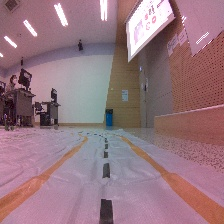
#> input picture snapshot/b8f3506c-3f65-11eb-9798-16f63a1aa8c9.jpg, 224 x 224 px
$ python 4.2.road_detection_with_img.py
#> lines starting #> are read from the running program, lines starting #| are printed output that depends on the picture; after the words box and inside, x2 and y2 are one past the last pixel; in counts of white or black regions, pixels touching at a corner belong together
#> further down, img is the input picture: shape (224, 224, 3); mean R, G, B 150.4, 118.5, 127.8
import numpy as np
import matplotlib.pyplot as plt
from cv2 import cv2

def preprocessing(img):
    gray = cv2.cvtColor(img,cv2.COLOR_BGR2GRAY)
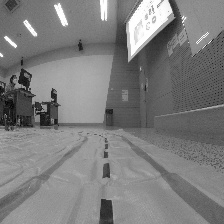
#> gray: shape (224, 224); min 3, max 255, mean 124.9
    gray = cv2.equalizeHist(gray)
    gray = cv2.GaussianBlur(gray, (7,7),0)
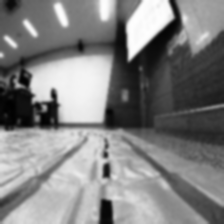
#> gray: shape (224, 224); min 1, max 254, mean 128.7
    return gray

def thresholding(img_gray):
    _, img_th = cv2.threshold(img_gray,np.average(img_gray)-32,255,cv2.THRESH_BINARY)
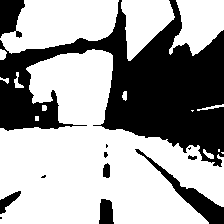
#> img_th: shape (224, 224); 63.3% white; 12 black regions (5 under 20 px), largest, box (x1, y1, x2, y2) and area: (0, 0, 224, 167) 15920, (135, 149, 224, 224) 1123, (0, 0, 25, 38) 678
    img_th2 = cv2.adaptiveThreshold(img_gray,255,cv2.ADAPTIVE_THRESH_GAUSSIAN_C,cv2.THRESH_BINARY_INV,21,7)
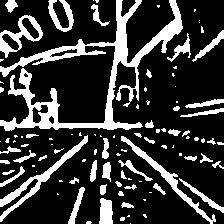
#> img_th2: shape (224, 224); 22.2% white; 102 white regions (57 under 20 px), largest, box (x1, y1, x2, y2) and area: (0, 0, 183, 131) 4835, (0, 135, 88, 222) 907, (121, 136, 216, 224) 722
    img_th3 = np.bitwise_and(img_th, img_th2)
#> img_th3: shape (224, 224); 8.8% white; 134 white regions (97 under 20 px), largest, box (x1, y1, x2, y2) and area: (0, 135, 88, 222) 751, (48, 0, 74, 32) 359, (18, 15, 43, 42) 289
    img_th4 = cv2.subtract(img_th2, img_th3)
#> img_th4: shape (224, 224); 13.4% white; 51 white regions (27 under 20 px), largest, box (x1, y1, x2, y2) and area: (0, 0, 182, 130) 2812, (0, 68, 87, 131) 1304, (135, 149, 216, 224) 483
    for i in range(5):
        img_th4 = cv2.medianBlur(img_th4, 5)
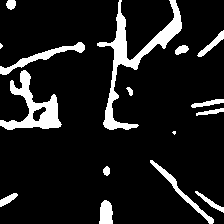
#> img_th4: shape (224, 224); 11.2% white; 16 white regions (2 under 20 px), largest, box (x1, y1, x2, y2) and area: (97, 0, 182, 130) 2057, (0, 70, 62, 130) 1340, (0, 42, 85, 75) 555
    return img_th4

def mask_roi(img_th, roi):
    mask = np.zeros_like(img_th)
    cv2.fillPoly(mask, np.array([roi], np.int32), 255)
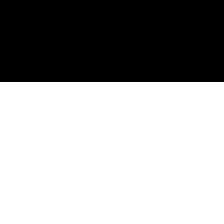
#> mask: shape (224, 224); 63.4% white; 1 black region, box (x1, y1, x2, y2) and area: (0, 0, 224, 82) 18368
    masked_image = cv2.bitwise_and(img_th, mask)
#> masked_image: shape (224, 224); 6% white; 11 white regions (1 under 20 px), largest, box (x1, y1, x2, y2) and area: (0, 82, 62, 130) 1226, (103, 82, 139, 130) 478, (150, 160, 214, 224) 429
    return masked_image

def drawContours(img_rgb, contours):
    for cnt in contours:
        area = cv2.contourArea(cnt)
        cv2.drawContours(img_rgb, [cnt], 0, (255,0,0), 1)
    return img_rgb

def approximationContour(img, contours, e=0.02):
    for cnt in contours:
        x, y, w, h = cv2.boundingRect(cnt)
        epsilon = e*cv2.arcLength(cnt, True)
        approx = cv2.approxPolyDP(cnt, epsilon, True)
        cv2.drawContours(img, [approx], 0, (0,255,255), 2)
    return img

def rectwithname(img, contours, e=0.02):
    result = img.copy()
    for cnt in contours:
        x, y, w, h = cv2.boundingRect(cnt)
        epsilon = e*cv2.arcLength(cnt, True)
        approx = cv2.approxPolyDP(cnt, epsilon, True)

#         if len(approx)<7:
        cv2.rectangle(result,(x,y),(x+w,y+h),(255,0,255),2)
    return result

filenames = ['snapshot/b8f3506c-3f65-11eb-9798-16f63a1aa8c9.jpg',
            'snapshot/cad5dade-3f65-11eb-9798-16f63a1aa8c9.jpg',
            'snapshot/d9790c50-3f65-11eb-9798-16f63a1aa8c9.jpg',
            'snapshot/e74fce5e-3f65-11eb-9798-16f63a1aa8c9.jpg']

imgs = []
titles = []
width = 224
height = 224
roi = [(0, height),(0, height/2-30), (width, height/2-30),(width, height),]
for i, filename in enumerate(filenames):
    img = plt.imread(filename)

    img_gray = preprocessing(img)
    img_th = thresholding(img_gray)
    img_roi = mask_roi(img_th, roi)

    kernel = np.ones((5,3),np.uint8)
    img_cl = cv2.morphologyEx(img_roi,cv2.MORPH_CLOSE, np.ones((5,5),np.uint8),iterations=5)
#> img_cl: shape (224, 224); 8.7% white; 8 white regions (1 under 20 px), largest, box (x1, y1, x2, y2) and area: (0, 82, 62, 130) 1692, (150, 160, 224, 224) 1084, (103, 82, 139, 130) 686
    img_op = cv2.morphologyEx(img_cl,cv2.MORPH_OPEN, np.ones((3,3),np.uint8),iterations=2)
#> img_op: shape (224, 224); 8.2% white; 8 white regions, largest, box (x1, y1, x2, y2) and area: (0, 82, 61, 130) 1689, (180, 191, 224, 224) 864, (104, 87, 133, 130) 635

    cannyed_image = cv2.Canny(img_op, 300, 500)
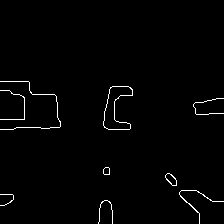
#> cannyed_image: shape (224, 224); 1.4% white in thin lines or dots, all inside (x1, y1, x2, y2) = (0, 81, 224, 224)
    contours, _ = cv2.findContours(cannyed_image, cv2.RETR_LIST, cv2.CHAIN_APPROX_SIMPLE)
#> contours = 12 contours, 5 with area under 20; largest, box (x1, y1, x2, y2) and area: (103, 86, 133, 130) 632, (103, 86, 133, 130) 626, (165, 173, 177, 186) 84, (165, 173, 177, 186) 74, (103, 167, 110, 175) 39, (103, 167, 110, 175) 38, (179, 190, 224, 224) 20
#> the loop in drawContours, `for cnt in contours:` made 1 pass
#> area on pass 1: 3

#> (the run stopped early here; a loop or call above may not have finished)
